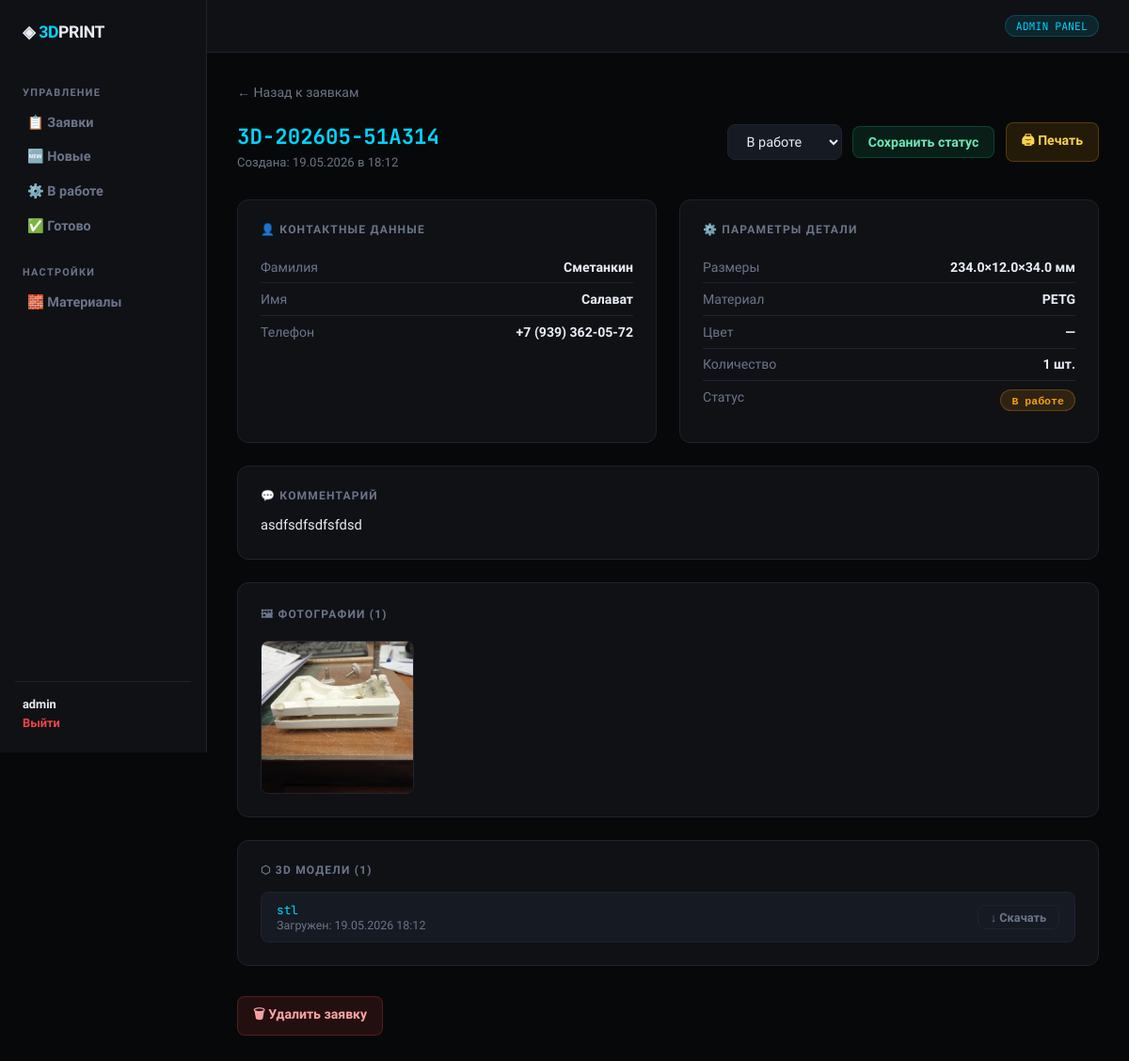
The page /admin/request/1 (signed in) on the database its author committed.
### app.py (models this page shows, shortened)
class PrintRequest(db.Model):
    id = db.Column(db.Integer, primary_key=True)
    ticket_number = db.Column(db.String(20), unique=True, nullable=False)
    last_name = db.Column(db.String(100), nullable=False)
    first_name = db.Column(db.String(100), nullable=False)
    phone = db.Column(db.String(20), nullable=False)
    length = db.Column(db.Float, nullable=True)
    width = db.Column(db.Float, nullable=True)
    height = db.Column(db.Float, nullable=True)
    material = db.Column(db.String(100), nullable=True)
    color = db.Column(db.String(50), nullable=True)
    quantity = db.Column(db.Integer, default=1)
    description = db.Column(db.Text, nullable=True)
    status = db.Column(db.String(30), default='Новая')
    created_at = db.Column(db.DateTime, default=datetime.utcnow)
    updated_at = db.Column(db.DateTime, default=datetime.utcnow, onupdate=datetime.utcnow)
    files = db.relationship('UploadedFile', backref='request', lazy=True, cascade='all, delete-orphan')

class UploadedFile(db.Model):
    id = db.Column(db.Integer, primary_key=True)
    request_id = db.Column(db.Integer, db.ForeignKey('print_request.id'), nullable=False)
    filename = db.Column(db.String(300), nullable=False)
    original_name = db.Column(db.String(300), nullable=False)
    file_type = db.Column(db.String(10), nullable=False)  # 'photo' or 'model'
    uploaded_at = db.Column(db.DateTime, default=datetime.utcnow)

### app.py (the view)
@app.route('/admin/request/<int:req_id>')
@login_required
def admin_view_request(req_id):
    req = PrintRequest.query.get_or_404(req_id)
    photos = [f for f in req.files if f.file_type == 'photo']
    models = [f for f in req.files if f.file_type == 'model']
    return render_template('admin_view_request.html', req=req, photos=photos,
                           models=models, status_colors=STATUS_COLORS)

### app.py (called while the page is built)
def login_required(f):
    @wraps(f)
    def decorated(*args, **kwargs):
        if not session.get('admin_logged_in'):
            return redirect(url_for('admin_login'))
        return f(*args, **kwargs)
    return decorated

### templates/admin_view_request.html (shortened to what this page needs)
{% extends 'admin_base.html' %}
{% block content %}
<a href="/admin" class="back-btn">← Назад к заявкам</a>
<div class="req-header">
    <div>
        <div class="req-ticket">{{ req.ticket_number }}</div>
        <div class="req-date">Создана: {{ req.created_at.strftime('%d.%m.%Y в %H:%M') }}</div>
    </div>
    <div>
        <form method="POST" action="/admin/request/{{ req.id }}/status" class="status-form">
            <select name="status">
                {% for s in ['Новая','В работе','Готово','Отменена'] %}
                <option value="{{ s }}" {% if req.status == s %}selected{% endif %}>{{ s }}</option>
                {% endfor %}
            </select>
            <button type="submit" class="btn btn-ok">Сохранить статус</button>
            <a href="/admin/print/{{ req.id }}" class="btn btn-warn" target="_blank">🖨 Печать</a>
        </form>
    </div>
</div>
<div class="req-grid">
    <div class="info-card">
        <h3>👤 Контактные данные</h3>
        <div class="info-row">
            <span class="key">Фамилия</span>
            <span class="val">{{ req.last_name }}</span>
        </div>
        <div class="info-row">
            <span class="key">Имя</span>
            <span class="val">{{ req.first_name }}</span>
        </div>
        <div class="info-row">
            <span class="key">Телефон</span>
            <span class="val">{{ req.phone }}</span>
        </div>
    </div>
    <div class="info-card">
        <h3>⚙️ Параметры детали</h3>
        {% if req.length %}
        <div class="info-row">
            <span class="key">Размеры</span>
            <span class="val">{{ req.length }}×{{ req.width }}×{{ req.height }} мм</span>
        </div>
        {% endif %}
        <div class="info-row">
            <span class="key">Материал</span>
            <span class="val">{{ req.material or '—' }}</span>
        </div>
        <div class="info-row">
            <span class="key">Цвет</span>
            <span class="val">{{ req.color or '—' }}</span>
        </div>
        <div class="info-row">
            <span class="key">Количество</span>
            <span class="val">{{ req.quantity }} шт.</span>
        </div>
        <div class="info-row">
            <span class="key">Статус</span>
            <span class="val">
                <span class="badge" style="background:{{ status_colors.get(req.status,'#666') }}22;color:{{ status_colors.get(req.status,'#aaa') }};border:1px solid {{ status_colors.get(req.status,'#666') }}44;">
                    {{ req.status }}
                </span>
            </span>
        </div>
    </div>
</div>
{% if req.description %}
<div class="desc-card">
    <h3>💬 Комментарий</h3>
    <p>{{ req.description }}</p>
</div>
{% endif %}
{% if photos %}
<div class="files-section">
    <h3>🖼 Фотографии ({{ photos|length }})</h3>
    <div class="photo-grid">
        {% for f in photos %}
        <a href="/uploads/photos/{{ f.filename }}" target="_blank" class="photo-thumb">
            <img src="/uploads/photos/{{ f.filename }}" alt="{{ f.original_name }}" loading="lazy">
        </a>
        {% endfor %}
    </div>
</div>
{% endif %}
{% if models %}
<div class="files-section">
    <h3>⬡ 3D Модели ({{ models|length }})</h3>
    <div class="file-list-items">
        {% for f in models %}
        <div class="file-item">
            <div>
                <div class="file-name">{{ f.original_name }}</div>
                <div class="file-orig">Загружен: {{ f.uploaded_at.strftime('%d.%m.%Y %H:%M') }}</div>
            </div>
            <a href="/uploads/models/{{ f.filename }}" download="{{ f.original_name }}" class="btn btn-ghost" style="font-size:0.8rem;padding:0.3rem 0.8rem;">
                ↓ Скачать
            </a>
        </div>
        {% endfor %}
    </div>
</div>
{% endif %}
<div class="actions-row">
    <form method="POST" action="/admin/request/{{ req.id }}/delete"
          onsubmit="return confirm('Удалить заявку {{ req.ticket_number }}? Это действие необратимо.')">
        <button type="submit" class="btn btn-danger">🗑 Удалить заявку</button>
    </form>
</div>
{% endblock %}

### templates/admin_base.html (style rules this page uses)
:root { --bg: #070809; --surface: #0F1115; --surface2: #161A22; --border: #1E2330; --accent: #00D4FF; --accent2: #7C3AED; --text: #E8EDF5; --text-dim: #6B7589; --danger: #EF4444; --warn: #F59E0B; --ok: #10B981; --font: 'Exo 2', sans-serif; --mono: 'JetBrains Mono', monospace; }
* { margin: 0; padding: 0; box-sizing: border-box; }
body { font-family: var(--font); background: var(--bg); color: var(--text); min-height: 100vh; display: flex; }
.badge { display: inline-block; padding: 0.2rem 0.7rem; border-radius: 20px; font-size: 0.72rem; font-weight: 700; font-family: var(--mono); white-space: nowrap; }
.btn { display: inline-flex; align-items: center; gap: 0.4rem; padding: 0.5rem 1rem; border-radius: 8px; font-family: var(--font); font-size: 0.88rem; font-weight: 600; cursor: pointer; border: none; text-decoration: none; transition: all 0.15s; }
.btn-ghost { background: transparent; color: var(--text-dim); border: 1px solid var(--border); }
.btn-danger { background: rgba(239,68,68,0.12); color: #FCA5A5; border: 1px solid rgba(239,68,68,0.25); }
.btn-warn { background: rgba(245,158,11,0.12); color: #FCD34D; border: 1px solid rgba(245,158,11,0.25); }
.btn-ok { background: rgba(16,185,129,0.12); color: #6EE7B7; border: 1px solid rgba(16,185,129,0.25); }

### templates/admin_view_request.html (style rules this page uses)
.back-btn { margin-bottom: 1.5rem; display: inline-flex; align-items: center; gap: 0.4rem; color: var(--text-dim); text-decoration: none; font-size: 0.88rem; transition: color 0.15s; }
.req-header { display: flex; align-items: flex-start; justify-content: space-between; margin-bottom: 2rem; flex-wrap: wrap; gap: 1rem; }
.req-ticket { font-family: var(--mono); font-size: 1.4rem; font-weight: 700; color: var(--accent); }
.req-date { font-size: 0.82rem; color: var(--text-dim); margin-top: 0.3rem; }
.req-grid { display: grid; grid-template-columns: 1fr 1fr; gap: 1.5rem; margin-bottom: 1.5rem; }
.info-card { background: var(--surface); border: 1px solid var(--border); border-radius: 12px; padding: 1.5rem; }
.info-card h3 { font-size: 0.75rem; font-weight: 700; letter-spacing: 0.1em; text-transform: uppercase; color: var(--text-dim); margin-bottom: 1rem; }
.info-row { display: flex; justify-content: space-between; padding: 0.55rem 0; border-bottom: 1px solid var(--border); font-size: 0.88rem; }
.info-row:last-child { border-bottom: none; }
.info-row .key { color: var(--text-dim); }
.info-row .val { font-weight: 600; text-align: right; }
.desc-card { background: var(--surface); border: 1px solid var(--border); border-radius: 12px; padding: 1.5rem; margin-bottom: 1.5rem; }
.desc-card h3 { font-size: 0.75rem; font-weight: 700; letter-spacing: 0.1em; text-transform: uppercase; color: var(--text-dim); margin-bottom: 0.8rem; }
.desc-card p { color: var(--text); line-height: 1.6; font-size: 0.92rem; }
.status-form { display: flex; gap: 0.7rem; align-items: center; flex-wrap: wrap; }
.status-form select { background: var(--surface2); border: 1px solid var(--border); border-radius: 8px; padding: 0.55rem 1rem; color: var(--text); font-family: var(--font); font-size: 0.9rem; outline: none; cursor: pointer; }
.files-section { background: var(--surface); border: 1px solid var(--border); border-radius: 12px; padding: 1.5rem; margin-bottom: 1.5rem; }
.files-section h3 { font-size: 0.75rem; font-weight: 700; letter-spacing: 0.1em; text-transform: uppercase; color: var(--text-dim); margin-bottom: 1rem; }
.photo-grid { display: grid; grid-template-columns: repeat(auto-fill, minmax(140px, 1fr)); gap: 0.8rem; }
.photo-thumb { border-radius: 8px; overflow: hidden; border: 1px solid var(--border); aspect-ratio: 1; }
.photo-thumb img { width: 100%; height: 100%; object-fit: cover; transition: transform 0.2s; }
.file-list-items { display: flex; flex-direction: column; gap: 0.5rem; }
.file-item { display: flex; align-items: center; justify-content: space-between; background: var(--surface2); border: 1px solid var(--border); border-radius: 8px; padding: 0.6rem 1rem; }
.file-item .file-name { font-family: var(--mono); font-size: 0.8rem; color: var(--accent); }
.file-item .file-orig { font-size: 0.78rem; color: var(--text-dim); }
.actions-row { display: flex; gap: 0.8rem; margin-top: 2rem; flex-wrap: wrap; }

### rows shown on the page
PrintRequest: ticket_number "3D-202605-51A314", created_at "19.05.2026 в 18:12", status "В работе", last_name "Сметанкин", first_name "Салават", phone "+7 (939) 362-05-72", length "234.0", width "12.0", height "34.0", material "PETG", color "—", quantity "1", description "asdfsdfsdfsfdsd"
UploadedFile: filename (picture)
UploadedFile: original_name "stl", uploaded_at "19.05.2026 18:12"

### other values the page prints
{{ session.get('admin_name', 'admin') }} "admin"
{{ photos|length }} "1"
{{ models|length }} "1"
